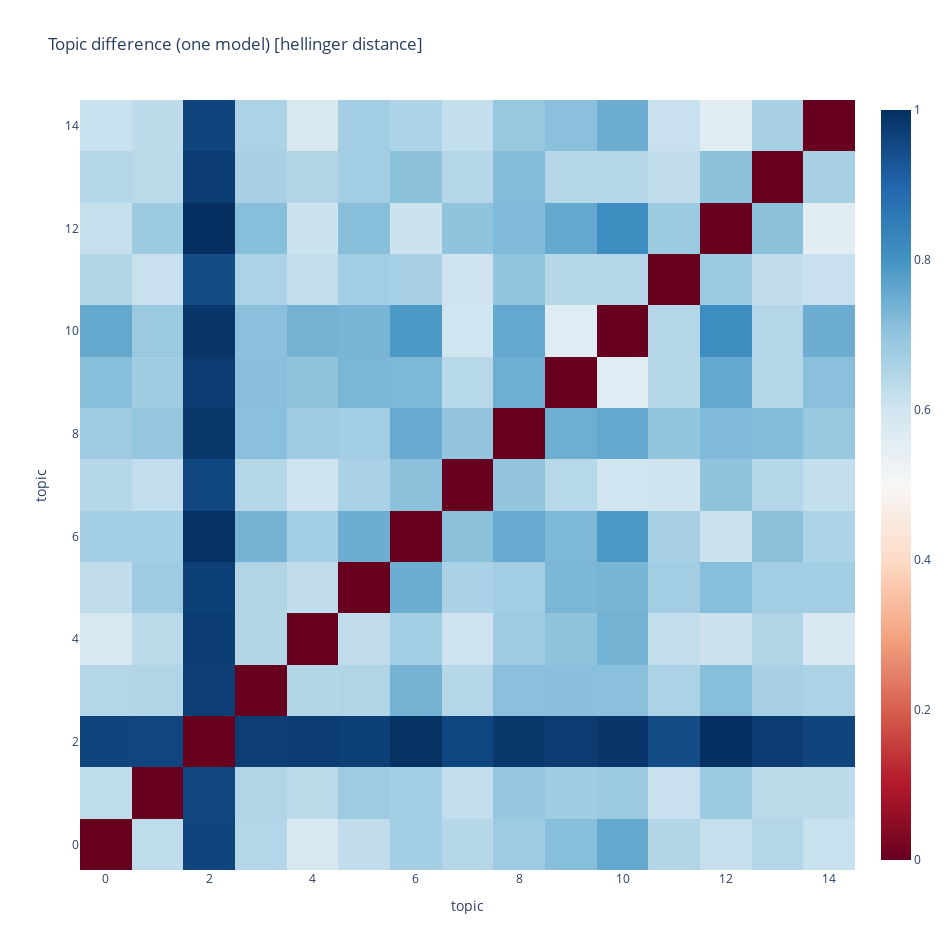

This figure's notebook cell:
### Markdown cell above
If you compare a model with itself, you want to see as many red elements as
possible (except on the diagonal). With this picture, you can look at the
"not very red elements" and understand which topics in the model are very
similar and why (you can read annotation if you move your pointer to cell).

Jaccard is a stable and robust distance function, but sometimes not sensitive
enough. Let's try to use the Hellinger distance instead.

### Code cell
mdiff, annotation = lda_fst.diff(lda_fst, distance='hellinger', num_words=50)
plot_difference(mdiff, title="Topic difference (one model) [hellinger distance]", annotation=annotation)

### Figure 1 — Plotly figure (JSON) as saved in the notebook; plotly's stock layout.template omitted (floating-point values rounded to 4 significant figures; data arrays with more than 128 entries replaced by an {"elided": "..."} marker saying what was removed)
{"data": [{"colorscale": [[0, "rgb(103,0,31)"], [0.1, "rgb(178,24,43)"], [0.2, "rgb(214,96,77)"], [0.3, "rgb(244,165,130)"], [0.4, "rgb(253,219,199)"], [0.5, "rgb(247,247,247)"], [0.6, "rgb(209,229,240)"], [0.7, "rgb(146,197,222)"], [0.8, "rgb(67,147,195)"], [0.9, "rgb(33,102,172)"], [1, "rgb(5,48,97)"]], "text": {"elided": "15x15 str values"}, "type": "heatmap", "z": {"elided": "15x15 float values"}}], "layout": {"height": 950, "title": {"text": "Topic difference (one model) [hellinger distance]"}, "width": 950, "xaxis": {"autorange": true, "range": [-0.5, 14.5], "title": {"text": "topic"}}, "yaxis": {"autorange": true, "range": [-0.5, 14.5], "title": {"text": "topic"}}}}
